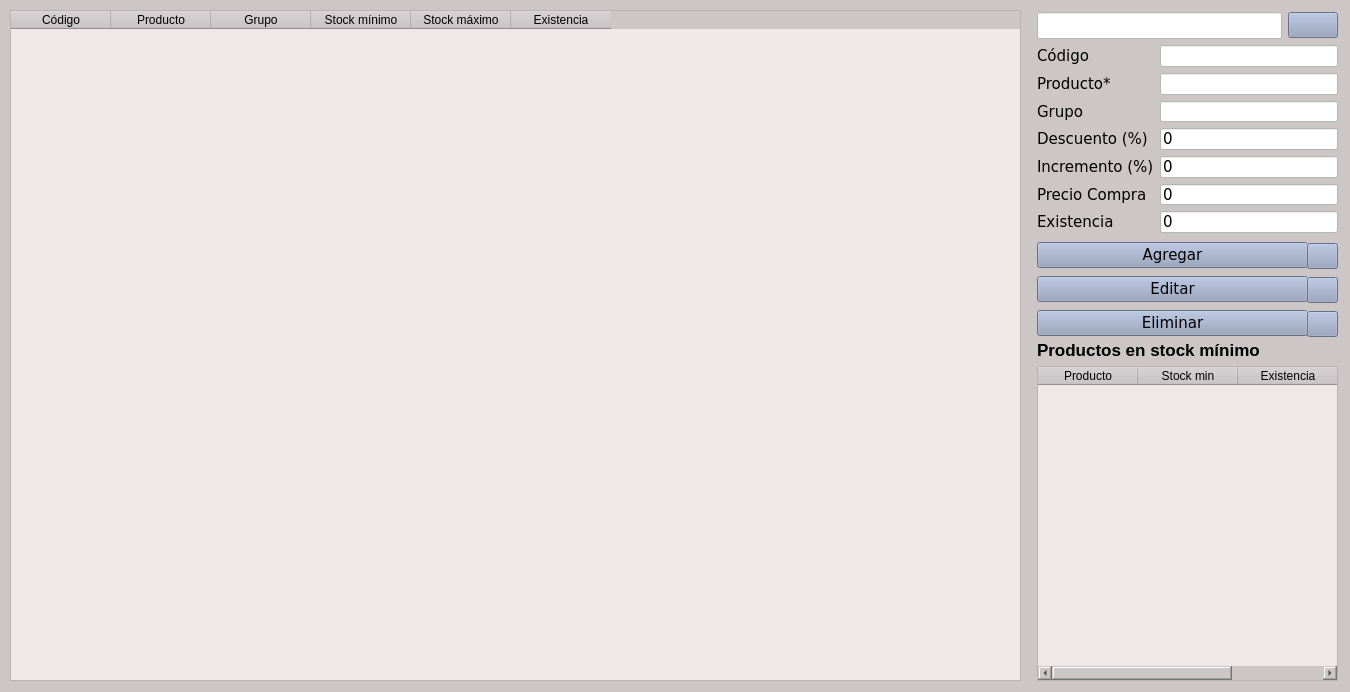
<?xml version="1.0" encoding="UTF-8"?>
<ui version="4.0">
 <class>windowProductos</class>
 <widget class="QWidget" name="windowProductos">
  <property name="geometry">
   <rect>
    <x>0</x>
    <y>0</y>
    <width>1350</width>
    <height>692</height>
   </rect>
  </property>
  <property name="font">
   <font>
    <family>Verdana</family>
    <pointsize>11</pointsize>
   </font>
  </property>
  <property name="windowTitle">
   <string>Productos</string>
  </property>
  <property name="windowIcon">
   <iconset>
    <normaloff>icons/Foto de Jebus.jpg</normaloff>icons/Foto de Jebus.jpg</iconset>
  </property>
  <property name="styleSheet">
   <string notr="true">QWidget{
	background-color:rgb(204, 198, 199)
}
QTableWidget{
	background-color: rgb(238, 232, 233)
}
QLineEdit{
	background-color: white
}
QPushButton{
	background-color:rgb(144, 156, 186)
}</string>
  </property>
  <widget class="QTableWidget" name="tablaproductos">
   <property name="geometry">
    <rect>
     <x>10</x>
     <y>10</y>
     <width>1011</width>
     <height>671</height>
    </rect>
   </property>
   <property name="font">
    <font>
     <pointsize>11</pointsize>
    </font>
   </property>
   <property name="editTriggers">
    <set>QAbstractItemView::NoEditTriggers</set>
   </property>
   <column>
    <property name="text">
     <string>Código</string>
    </property>
   </column>
   <column>
    <property name="text">
     <string>Producto</string>
    </property>
   </column>
   <column>
    <property name="text">
     <string>Grupo</string>
    </property>
   </column>
   <column>
    <property name="text">
     <string>Stock mínimo</string>
    </property>
   </column>
   <column>
    <property name="text">
     <string>Stock máximo</string>
    </property>
   </column>
   <column>
    <property name="text">
     <string>Existencia</string>
    </property>
   </column>
  </widget>
  <widget class="QWidget" name="layoutWidget">
   <property name="geometry">
    <rect>
     <x>1037</x>
     <y>340</y>
     <width>301</width>
     <height>341</height>
    </rect>
   </property>
   <layout class="QVBoxLayout" name="verticalLayout">
    <item>
     <widget class="QLabel" name="label_9">
      <property name="font">
       <font>
        <pointsize>13</pointsize>
        <weight>75</weight>
        <bold>true</bold>
       </font>
      </property>
      <property name="text">
       <string>Productos en stock mínimo</string>
      </property>
     </widget>
    </item>
    <item>
     <widget class="QTableWidget" name="tablestockminimo">
      <column>
       <property name="text">
        <string>Producto</string>
       </property>
      </column>
      <column>
       <property name="text">
        <string>Stock min</string>
       </property>
      </column>
      <column>
       <property name="text">
        <string>Existencia</string>
       </property>
      </column>
     </widget>
    </item>
   </layout>
  </widget>
  <widget class="QWidget" name="layoutWidget">
   <property name="geometry">
    <rect>
     <x>1037</x>
     <y>240</y>
     <width>271</width>
     <height>101</height>
    </rect>
   </property>
   <layout class="QVBoxLayout" name="verticalLayout_2">
    <item>
     <widget class="QPushButton" name="botonagregar">
      <property name="text">
       <string>Agregar</string>
      </property>
      <property name="icon">
       <iconset>
        <normaloff>icons/plus_circle_new_create_icon_145948.png</normaloff>icons/plus_circle_new_create_icon_145948.png</iconset>
      </property>
     </widget>
    </item>
    <item>
     <widget class="QPushButton" name="botoneditar">
      <property name="text">
       <string>Editar</string>
      </property>
      <property name="icon">
       <iconset>
        <normaloff>icons/pencil-striped-symbol-for-interface-edit-buttons_icon-icons.com_56782.png</normaloff>icons/pencil-striped-symbol-for-interface-edit-buttons_icon-icons.com_56782.png</iconset>
      </property>
     </widget>
    </item>
    <item>
     <widget class="QPushButton" name="botoneliminar">
      <property name="text">
       <string>Eliminar</string>
      </property>
      <property name="icon">
       <iconset>
        <normaloff>icons/trash_remove_icon_145922.png</normaloff>icons/trash_remove_icon_145922.png</iconset>
      </property>
     </widget>
    </item>
   </layout>
  </widget>
  <widget class="QWidget" name="layoutWidget">
   <property name="geometry">
    <rect>
     <x>1307</x>
     <y>240</y>
     <width>31</width>
     <height>101</height>
    </rect>
   </property>
   <layout class="QVBoxLayout" name="verticalLayout_4">
    <property name="spacing">
     <number>5</number>
    </property>
    <item>
     <widget class="QPushButton" name="botonayudaadd">
      <property name="text">
       <string/>
      </property>
      <property name="icon">
       <iconset>
        <normaloff>icons/help_question_1566.png</normaloff>icons/help_question_1566.png</iconset>
      </property>
     </widget>
    </item>
    <item>
     <widget class="QPushButton" name="botonayudaedit">
      <property name="text">
       <string/>
      </property>
      <property name="icon">
       <iconset>
        <normaloff>icons/help_question_1566.png</normaloff>icons/help_question_1566.png</iconset>
      </property>
     </widget>
    </item>
    <item>
     <widget class="QPushButton" name="botonayudadelete">
      <property name="text">
       <string/>
      </property>
      <property name="icon">
       <iconset>
        <normaloff>icons/help_question_1566.png</normaloff>icons/help_question_1566.png</iconset>
      </property>
     </widget>
    </item>
   </layout>
  </widget>
  <widget class="QWidget" name="layoutWidget">
   <property name="geometry">
    <rect>
     <x>1037</x>
     <y>12</y>
     <width>301</width>
     <height>221</height>
    </rect>
   </property>
   <layout class="QVBoxLayout" name="verticalLayout_3">
    <item>
     <layout class="QHBoxLayout" name="horizontalLayout">
      <item>
       <widget class="QLineEdit" name="busqueda">
        <property name="font">
         <font>
          <pointsize>12</pointsize>
         </font>
        </property>
        <property name="text">
         <string/>
        </property>
       </widget>
      </item>
      <item>
       <widget class="QPushButton" name="botonbuscar">
        <property name="text">
         <string/>
        </property>
        <property name="icon">
         <iconset>
          <normaloff>icons/searchmagnifierinterfacesymbol1_79893.png</normaloff>icons/searchmagnifierinterfacesymbol1_79893.png</iconset>
        </property>
       </widget>
      </item>
     </layout>
    </item>
    <item>
     <layout class="QFormLayout" name="formLayout">
      <item row="0" column="0">
       <widget class="QLabel" name="label">
        <property name="text">
         <string>Código</string>
        </property>
       </widget>
      </item>
      <item row="0" column="1">
       <widget class="QLineEdit" name="codigo">
        <property name="text">
         <string/>
        </property>
       </widget>
      </item>
      <item row="1" column="0">
       <widget class="QLabel" name="label_2">
        <property name="text">
         <string>Producto*</string>
        </property>
       </widget>
      </item>
      <item row="1" column="1">
       <widget class="QLineEdit" name="producto">
        <property name="text">
         <string/>
        </property>
       </widget>
      </item>
      <item row="2" column="0">
       <widget class="QLabel" name="label_3">
        <property name="text">
         <string>Grupo</string>
        </property>
       </widget>
      </item>
      <item row="2" column="1">
       <widget class="QLineEdit" name="grupo"/>
      </item>
      <item row="3" column="0">
       <widget class="QLabel" name="label_4">
        <property name="text">
         <string>Descuento (%)</string>
        </property>
       </widget>
      </item>
      <item row="3" column="1">
       <widget class="QLineEdit" name="descuento">
        <property name="text">
         <string>0</string>
        </property>
       </widget>
      </item>
      <item row="4" column="0">
       <widget class="QLabel" name="label_5">
        <property name="text">
         <string>Incremento (%)</string>
        </property>
       </widget>
      </item>
      <item row="4" column="1">
       <widget class="QLineEdit" name="incremento">
        <property name="text">
         <string>0</string>
        </property>
       </widget>
      </item>
      <item row="5" column="0">
       <widget class="QLabel" name="label_6">
        <property name="text">
         <string>Precio Compra</string>
        </property>
       </widget>
      </item>
      <item row="5" column="1">
       <widget class="QLineEdit" name="preciocompra">
        <property name="text">
         <string>0</string>
        </property>
       </widget>
      </item>
      <item row="6" column="0">
       <widget class="QLabel" name="label_10">
        <property name="text">
         <string>Existencia</string>
        </property>
       </widget>
      </item>
      <item row="6" column="1">
       <widget class="QLineEdit" name="existencia">
        <property name="text">
         <string>0</string>
        </property>
       </widget>
      </item>
     </layout>
    </item>
   </layout>
  </widget>
  <zorder>layoutWidget</zorder>
  <zorder>tablaproductos</zorder>
  <zorder>layoutWidget</zorder>
  <zorder>layoutWidget</zorder>
  <zorder>layoutWidget</zorder>
 </widget>
 <tabstops>
  <tabstop>busqueda</tabstop>
  <tabstop>botonbuscar</tabstop>
  <tabstop>codigo</tabstop>
  <tabstop>producto</tabstop>
  <tabstop>grupo</tabstop>
  <tabstop>descuento</tabstop>
  <tabstop>incremento</tabstop>
  <tabstop>preciocompra</tabstop>
  <tabstop>existencia</tabstop>
  <tabstop>tablaproductos</tabstop>
  <tabstop>botonagregar</tabstop>
  <tabstop>botonayudaadd</tabstop>
  <tabstop>botoneditar</tabstop>
  <tabstop>botonayudaedit</tabstop>
  <tabstop>botoneliminar</tabstop>
  <tabstop>botonayudadelete</tabstop>
  <tabstop>tablestockminimo</tabstop>
 </tabstops>
 <resources/>
 <connections/>
</ui>
